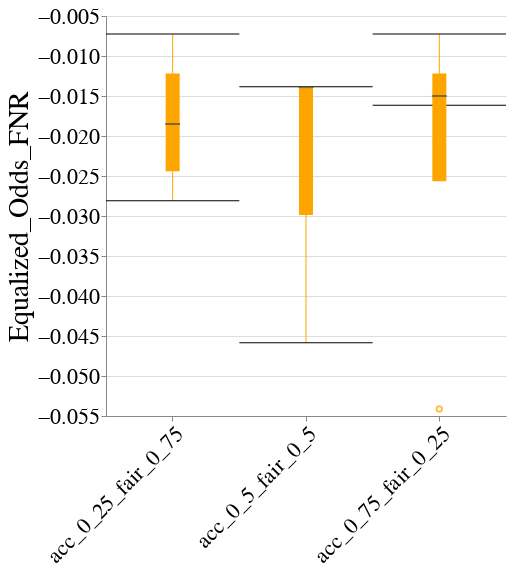

The code cell stored with this chart in its notebook:
### Code cell
create_box_plot_per_dataset_and_case_study(to_plot=best_lp_metrics_per_exp_config_df,
                                           exp_name=EXP_NAME,
                                           dataset_name=DATASET_NAME,
                                           case_study_name=CASE_STUDY_NAME,
                                           metric_name="Equalized_Odds_FNR",
                                           group=GROUP)

### Figure 1 — Vega-Lite specification as saved in the notebook (floating-point values rounded to 4 significant figures)
{"config": {"view": {"continuousWidth": 400, "continuousHeight": 300, "stroke": null}, "axis": {"labelFontSize": 22, "labelFontWeight": "normal", "titleFontSize": 28, "titleFontWeight": "normal"}, "title": {"fontSize": 28}}, "data": {"name": "data-b04c7afcd939b148260a0681d6e19d30"}, "mark": {"type": "boxplot", "color": "orange", "median": {"stroke": "black", "strokeWidth": 0.7}, "ticks": true}, "encoding": {"x": {"axis": {"labelAngle": -45, "labelLimit": 500}, "field": "exp_config_name", "title": null, "type": "nominal"}, "y": {"field": "disparity_metric_value", "scale": {"zero": false}, "title": "Equalized_Odds_FNR", "type": "quantitative"}}, "height": 400, "width": 400, "$schema": "https://vega.github.io/schema/vega-lite/v4.17.0.json", "datasets": {"data-b04c7afcd939b148260a0681d6e19d30": [{"exp_config_name": "acc_0_25_fair_0_75", "logical_pipeline_uuid": "Tm9uZSZOT19GQUlSTkVTU19JTlRFUlZFTlRJT04mcmZfY2xm", "physical_pipeline_uuid": "157368a1-4389-4a58-9831-240493cdd6f2", "run_num": 3, "compound_pp_quality": 0.9303, "metric": "Equalized_Odds_FNR", "model_name": "rf_clf", "runtime_in_mins": 0.0381, "dataset_name": "folk_emp", "logical_pipeline_name": "None&NO_FAIRNESS_INTERVENTION&rf_clf", "null_imputer_name": "None", "fairness_intervention_name": "NO_FAIRNESS_INTERVENTION", "RAC1P_dis": 0.1044, "RAC1P_priv": 0.1651, "SEX&RAC1P_dis": 0.1196, "SEX&RAC1P_priv": 0.1477, "SEX_dis": 0.1362, "SEX_priv": 0.1484, "overall": 0.1428, "disparity_metric_value": -0.0281}, {"exp_config_name": "acc_0_25_fair_0_75", "logical_pipeline_uuid": "Tm9uZSZOT19GQUlSTkVTU19JTlRFUlZFTlRJT04mcmZfY2xm", "physical_pipeline_uuid": "640f5473-462e-4fb0-ab35-37b0ab02682e", "run_num": 5, "compound_pp_quality": 0.9403, "metric": "Equalized_Odds_FNR", "model_name": "rf_clf", "runtime_in_mins": 0.04921, "dataset_name": "folk_emp", "logical_pipeline_name": "None&NO_FAIRNESS_INTERVENTION&rf_clf", "null_imputer_name": "None", "fairness_intervention_name": "NO_FAIRNESS_INTERVENTION", "RAC1P_dis": 0.07407, "RAC1P_priv": 0.1463, "SEX&RAC1P_dis": 0.1071, "SEX&RAC1P_priv": 0.121, "SEX_dis": 0.1302, "SEX_priv": 0.1086, "overall": 0.1185, "disparity_metric_value": -0.01385}, {"exp_config_name": "acc_0_25_fair_0_75", "logical_pipeline_uuid": "Tm9uZSZOT19GQUlSTkVTU19JTlRFUlZFTlRJT04mcmZfY2xm", "physical_pipeline_uuid": "733e65a6-3318-430e-b9f6-a9ff9456f600", "run_num": 2, "compound_pp_quality": 0.9471, "metric": "Equalized_Odds_FNR", "model_name": "rf_clf", "runtime_in_mins": 0.02221, "dataset_name": "folk_emp", "logical_pipeline_name": "None&NO_FAIRNESS_INTERVENTION&rf_clf", "null_imputer_name": "None", "fairness_intervention_name": "NO_FAIRNESS_INTERVENTION", "RAC1P_dis": 0.1032, "RAC1P_priv": 0.1411, "SEX&RAC1P_dis": 0.1206, "SEX&RAC1P_priv": 0.1278, "SEX_dis": 0.1303, "SEX_priv": 0.1227, "overall": 0.1264, "disparity_metric_value": -0.007259}, {"exp_config_name": "acc_0_25_fair_0_75", "logical_pipeline_uuid": "Tm9uZSZOT19GQUlSTkVTU19JTlRFUlZFTlRJT04mcmZfY2xm", "physical_pipeline_uuid": "e7e8fef9-f3a0-49cd-b9d3-c9e0d754622e", "run_num": 4, "compound_pp_quality": 0.9342, "metric": "Equalized_Odds_FNR", "model_name": "rf_clf", "runtime_in_mins": 0.05235, "dataset_name": "folk_emp", "logical_pipeline_name": "None&NO_FAIRNESS_INTERVENTION&rf_clf", "null_imputer_name": "None", "fairness_intervention_name": "NO_FAIRNESS_INTERVENTION", "RAC1P_dis": 0.08675, "RAC1P_priv": 0.12, "SEX&RAC1P_dis": 0.08861, "SEX&RAC1P_priv": 0.1118, "SEX_dis": 0.1047, "SEX_priv": 0.11, "overall": 0.1074, "disparity_metric_value": -0.02316}, {"exp_config_name": "acc_0_5_fair_0_5", "logical_pipeline_uuid": "Tm9uZSZOT19GQUlSTkVTU19JTlRFUlZFTlRJT04mcmZfY2xm", "physical_pipeline_uuid": "201682cd-7c84-47d4-8db1-708852532a2a", "run_num": 2, "compound_pp_quality": 0.898, "metric": "Equalized_Odds_FNR", "model_name": "rf_clf", "runtime_in_mins": 0.05721, "dataset_name": "folk_emp", "logical_pipeline_name": "None&NO_FAIRNESS_INTERVENTION&rf_clf", "null_imputer_name": "None", "fairness_intervention_name": "NO_FAIRNESS_INTERVENTION", "RAC1P_dis": 0.08498, "RAC1P_priv": 0.1276, "SEX&RAC1P_dis": 0.1, "SEX&RAC1P_priv": 0.1139, "SEX_dis": 0.1181, "SEX_priv": 0.1045, "overall": 0.1111, "disparity_metric_value": -0.01389}, {"exp_config_name": "acc_0_5_fair_0_5", "logical_pipeline_uuid": "Tm9uZSZOT19GQUlSTkVTU19JTlRFUlZFTlRJT04mcmZfY2xm", "physical_pipeline_uuid": "3e1f2e53-8cae-4d87-88ff-6a8d4dd3a51a", "run_num": 1, "compound_pp_quality": 0.8821, "metric": "Equalized_Odds_FNR", "model_name": "rf_clf", "runtime_in_mins": 0.06362, "dataset_name": "folk_emp", "logical_pipeline_name": "None&NO_FAIRNESS_INTERVENTION&rf_clf", "null_imputer_name": "None", "fairness_intervention_name": "NO_FAIRNESS_INTERVENTION", "RAC1P_dis": 0.1044, "RAC1P_priv": 0.1507, "SEX&RAC1P_dis": 0.09571, "SEX&RAC1P_priv": 0.1416, "SEX_dis": 0.1253, "SEX_priv": 0.1403, "overall": 0.1336, "disparity_metric_value": -0.04585}, {"exp_config_name": "acc_0_5_fair_0_5", "logical_pipeline_uuid": "Tm9uZSZOT19GQUlSTkVTU19JTlRFUlZFTlRJT04mcmZfY2xm", "physical_pipeline_uuid": "3e3edffc-2f52-4d60-b5c5-144b97d12035", "run_num": 5, "compound_pp_quality": 0.8945, "metric": "Equalized_Odds_FNR", "model_name": "rf_clf", "runtime_in_mins": 0.05573, "dataset_name": "folk_emp", "logical_pipeline_name": "None&NO_FAIRNESS_INTERVENTION&rf_clf", "null_imputer_name": "None", "fairness_intervention_name": "NO_FAIRNESS_INTERVENTION", "RAC1P_dis": 0.07407, "RAC1P_priv": 0.1463, "SEX&RAC1P_dis": 0.1071, "SEX&RAC1P_priv": 0.121, "SEX_dis": 0.1302, "SEX_priv": 0.1086, "overall": 0.1185, "disparity_metric_value": -0.01385}, {"exp_config_name": "acc_0_75_fair_0_25", "logical_pipeline_uuid": "Tm9uZSZOT19GQUlSTkVTU19JTlRFUlZFTlRJT04mcmZfY2xm", "physical_pipeline_uuid": "7b730202-ed04-4708-a943-cf37ab3f7fe2", "run_num": 4, "compound_pp_quality": 0.8529, "metric": "Equalized_Odds_FNR", "model_name": "rf_clf", "runtime_in_mins": 0.02282, "dataset_name": "folk_emp", "logical_pipeline_name": "None&NO_FAIRNESS_INTERVENTION&rf_clf", "null_imputer_name": "None", "fairness_intervention_name": "NO_FAIRNESS_INTERVENTION", "RAC1P_dis": 0.09621, "RAC1P_priv": 0.1305, "SEX&RAC1P_dis": 0.1044, "SEX&RAC1P_priv": 0.1206, "SEX_dis": 0.1158, "SEX_priv": 0.1192, "overall": 0.1175, "disparity_metric_value": -0.01616}, {"exp_config_name": "acc_0_75_fair_0_25", "logical_pipeline_uuid": "Tm9uZSZOT19GQUlSTkVTU19JTlRFUlZFTlRJT04mcmZfY2xm", "physical_pipeline_uuid": "a371a244-f726-421b-806d-0750f9f79294", "run_num": 3, "compound_pp_quality": 0.8435, "metric": "Equalized_Odds_FNR", "model_name": "rf_clf", "runtime_in_mins": 0.05599, "dataset_name": "folk_emp", "logical_pipeline_name": "None&NO_FAIRNESS_INTERVENTION&rf_clf", "null_imputer_name": "None", "fairness_intervention_name": "NO_FAIRNESS_INTERVENTION", "RAC1P_dis": 0.07278, "RAC1P_priv": 0.1439, "SEX&RAC1P_dis": 0.07309, "SEX&RAC1P_priv": 0.1272, "SEX_dis": 0.111, "SEX_priv": 0.1235, "overall": 0.1177, "disparity_metric_value": -0.05412}, {"exp_config_name": "acc_0_75_fair_0_25", "logical_pipeline_uuid": "Tm9uZSZOT19GQUlSTkVTU19JTlRFUlZFTlRJT04mcmZfY2xm", "physical_pipeline_uuid": "d38b37a7-bbb0-4485-973c-2e67b1ad2bc7", "run_num": 5, "compound_pp_quality": 0.8487, "metric": "Equalized_Odds_FNR", "model_name": "rf_clf", "runtime_in_mins": 0.05468, "dataset_name": "folk_emp", "logical_pipeline_name": "None&NO_FAIRNESS_INTERVENTION&rf_clf", "null_imputer_name": "None", "fairness_intervention_name": "NO_FAIRNESS_INTERVENTION", "RAC1P_dis": 0.07407, "RAC1P_priv": 0.1463, "SEX&RAC1P_dis": 0.1071, "SEX&RAC1P_priv": 0.121, "SEX_dis": 0.1302, "SEX_priv": 0.1086, "overall": 0.1185, "disparity_metric_value": -0.01385}, {"exp_config_name": "acc_0_75_fair_0_25", "logical_pipeline_uuid": "Tm9uZSZOT19GQUlSTkVTU19JTlRFUlZFTlRJT04mcmZfY2xm", "physical_pipeline_uuid": "d53524f0-4cb6-4831-82bd-d6e8e7c056be", "run_num": 2, "compound_pp_quality": 0.8559, "metric": "Equalized_Odds_FNR", "model_name": "rf_clf", "runtime_in_mins": 0.02465, "dataset_name": "folk_emp", "logical_pipeline_name": "None&NO_FAIRNESS_INTERVENTION&rf_clf", "null_imputer_name": "None", "fairness_intervention_name": "NO_FAIRNESS_INTERVENTION", "RAC1P_dis": 0.1032, "RAC1P_priv": 0.1411, "SEX&RAC1P_dis": 0.1206, "SEX&RAC1P_priv": 0.1278, "SEX_dis": 0.1303, "SEX_priv": 0.1227, "overall": 0.1264, "disparity_metric_value": -0.007259}]}}
